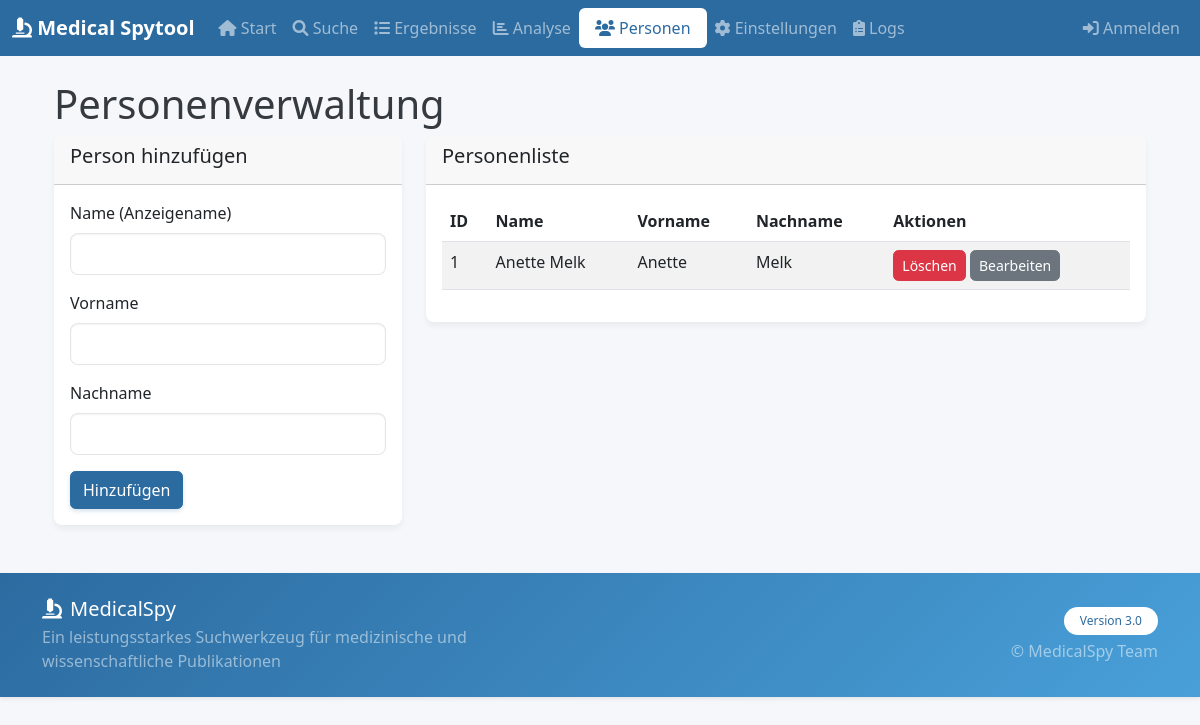
The app's page /persons/ with its own data.
### backend/models.py (models this page shows, shortened)
class Person(db.Model):
    __tablename__ = "persons"
    id = db.Column(db.Integer, primary_key=True)
    name = db.Column(db.String(255), nullable=False)
    first_name = db.Column(db.String(100), nullable=False)
    last_name = db.Column(db.String(100), nullable=False)
    created_at = db.Column(db.DateTime, default=get_utc_now)

### backend/blueprints/persons.py (the view, shortened to what this page needs)
@persons_bp.route("/", methods=["GET", "POST"])
def index():
    persons = Person.query.all()
    return render_template("persons.html", persons=persons)

### backend/templates/persons.html (shortened to what this page needs)
{% extends 'base.html' %}
{% block content %}
<div class="container mt-4">
    <h1>Personenverwaltung</h1>
    <div class="row">
        <div class="col-md-4">
            <div class="card">
                <div class="card-header">
                    <h5>Person hinzufügen</h5>
                </div>
                <div class="card-body">
                    <form id="add-person-form">
                        <div class="mb-3">
                            <label for="person-name" class="form-label">Name (Anzeigename)</label>
                            <input type="text" class="form-control" id="person-name" name="name" required>
                        </div>
                        <div class="mb-3">
                            <label for="person-first-name" class="form-label">Vorname</label>
                            <input type="text" class="form-control" id="person-first-name" name="first_name" required>
                        </div>
                        <div class="mb-3">
                            <label for="person-last-name" class="form-label">Nachname</label>
                            <input type="text" class="form-control" id="person-last-name" name="last_name" required>
                        </div>
                        <button type="submit" class="btn btn-primary">Hinzufügen</button>
                    </form>
                </div>
            </div>
        </div>
        <div class="col-md-8">
            <div class="card">
                <div class="card-header">
                    <h5>Personenliste</h5>
                </div>
                <div class="card-body">
                    <div class="table-responsive">
                        <table class="table table-striped" id="persons-table">
                            <thead>
                                <tr>
                                    <th>ID</th>
                                    <th>Name</th>
                                    <th>Vorname</th>
                                    <th>Nachname</th>
                                    <th>Aktionen</th>
                                </tr>
                            </thead>
                            <tbody>
                                {% for person in persons %}
                                <tr data-id="{{ person.id }}">
                                    <td>{{ person.id }}</td>
                                    <td>{{ person.name }}</td>
                                    <td>{{ person.first_name }}</td>
                                    <td>{{ person.last_name }}</td>
                                    <td>
                                        <button class="btn btn-sm btn-danger delete-person">Löschen</button>
                                        <button class="btn btn-sm btn-secondary edit-person">Bearbeiten</button>
                                    </td>
                                </tr>
                                {% else %}
                                <tr>
                                    <td colspan="5" class="text-center">Keine Personen gefunden</td>
                                </tr>
                                {% endfor %}
                            </tbody>
                        </table>
                    </div>
                </div>
            </div>
        </div>
    </div>
</div>
{% endblock %}

### backend/static/css/custom.css (style rules this page uses)
.card { border-radius: 0.5rem; box-shadow: 0 4px 6px rgba(0, 0, 0, 0.05); transition: transform 0.2s ease, box-shadow 0.2s ease; }
.card-header { border-top-left-radius: 0.5rem !important; border-top-right-radius: 0.5rem !important; font-weight: 600; }
.form-control, .form-select { border-radius: 0.5rem; border-color: rgba(0, 0, 0, 0.1); box-shadow: inset 0 1px 2px rgba(0, 0, 0, 0.05); padding: 0.5rem 0.75rem; }
.btn-primary { background-color: #2c6ba0; border-color: #2c6ba0; box-shadow: 0 2px 4px rgba(44, 107, 160, 0.2); transition: all 0.3s ease; }
html { transition: none !important; }
html[data-bs-theme] { transition: none !important; }
*, *::before, *::after { transition-property: color, background-color, border-color, box-shadow; transition-duration: 0.15s; transition-timing-function: ease-in-out; }

### backend/static/css/accessibility.css (style rules this page uses)
.table-responsive { overflow-x: auto; -webkit-overflow-scrolling: touch; }
.form-label { font-weight: 500; margin-bottom: 0.5rem; }

### backend/templates/base.html (style rules this page uses)
:root { --primary-color: #2c6ba0; --secondary-color: #6c757d; --accent-color: #3498db; --success-color: #2ecc71; --info-color: #49a0d9; --warning-color: #f39c12; --danger-color: #e74c3c; --light-color: #f8f9fa; --dark-color: #212529; --body-bg: #f5f7fa; --card-bg: #ffffff; --text-color: #343a40; --text-muted: #6c757d; --border-color: #dee2e6; --input-bg: #ffffff; --input-border: #ced4da; --card-shadow: 0 4px 6px rgba(0, 0, 0, 0.1); --header-gradient: linear-gradient(135deg, #2c6ba0 0%, #49a0d9 100%); --nav-active-bg: #ffffff; --nav-active-text: var(--primary-color); --toggle-bg: #ffffff; --dropdown-bg: #ffffff; --dropdown-hover: #f8f9fa; --modal-bg: #ffffff; --alert-bg-light: rgba(73, 160, 217, 0.15); }
body { background-color: var(--body-bg); color: var(--text-color); font-family: 'Segoe UI', Tahoma, Geneva, Verdana, sans-serif; }
.btn-primary { background-color: var(--primary-color); border-color: var(--primary-color); }
.card { box-shadow: var(--card-shadow); border-radius: 0.5rem; border: none; }
.card-header { border-radius: 0.5rem 0.5rem 0 0 !important; }
.btn { border-radius: 0.35rem; }

### records on screen
Person: id "1", name "Anette Melk", first_name "Anette", last_name "Melk"
